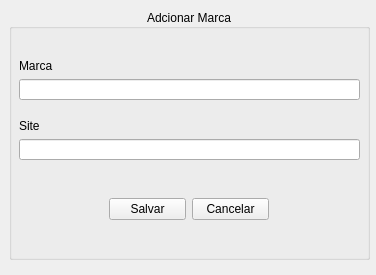
<?xml version="1.0" encoding="UTF-8"?>
<ui version="4.0">
 <class>AddMarca</class>
 <widget class="QWidget" name="AddMarca">
  <property name="geometry">
   <rect>
    <x>0</x>
    <y>0</y>
    <width>376</width>
    <height>275</height>
   </rect>
  </property>
  <property name="windowTitle">
   <string>Form</string>
  </property>
  <widget class="QGroupBox" name="groupBox">
   <property name="geometry">
    <rect>
     <x>9</x>
     <y>9</y>
     <width>361</width>
     <height>251</height>
    </rect>
   </property>
   <property name="title">
    <string>Adcionar Marca</string>
   </property>
   <property name="alignment">
    <set>Qt::AlignCenter</set>
   </property>
   <widget class="QWidget" name="verticalLayoutWidget_2">
    <property name="geometry">
     <rect>
      <x>10</x>
      <y>50</y>
      <width>341</width>
      <height>41</height>
     </rect>
    </property>
    <layout class="QVBoxLayout" name="marca">
     <item>
      <widget class="QLabel" name="labelMarca">
       <property name="text">
        <string>Marca</string>
       </property>
      </widget>
     </item>
     <item>
      <widget class="QLineEdit" name="txtMarca"/>
     </item>
    </layout>
   </widget>
   <widget class="QWidget" name="verticalLayoutWidget_5">
    <property name="geometry">
     <rect>
      <x>10</x>
      <y>110</y>
      <width>341</width>
      <height>41</height>
     </rect>
    </property>
    <layout class="QVBoxLayout" name="site">
     <item>
      <widget class="QLabel" name="labelSite">
       <property name="text">
        <string>Site</string>
       </property>
      </widget>
     </item>
     <item>
      <widget class="QLineEdit" name="txtSite"/>
     </item>
    </layout>
   </widget>
   <widget class="QWidget" name="horizontalLayoutWidget">
    <property name="geometry">
     <rect>
      <x>100</x>
      <y>180</y>
      <width>160</width>
      <height>41</height>
     </rect>
    </property>
    <layout class="QHBoxLayout" name="horizontalLayout">
     <item>
      <widget class="QPushButton" name="btnSalvar">
       <property name="text">
        <string>Salvar</string>
       </property>
      </widget>
     </item>
     <item>
      <widget class="QPushButton" name="btnCancelar">
       <property name="text">
        <string>Cancelar</string>
       </property>
      </widget>
     </item>
    </layout>
   </widget>
  </widget>
 </widget>
 <tabstops>
  <tabstop>txtMarca</tabstop>
  <tabstop>txtSite</tabstop>
  <tabstop>btnSalvar</tabstop>
  <tabstop>btnCancelar</tabstop>
 </tabstops>
 <resources/>
 <connections/>
</ui>
